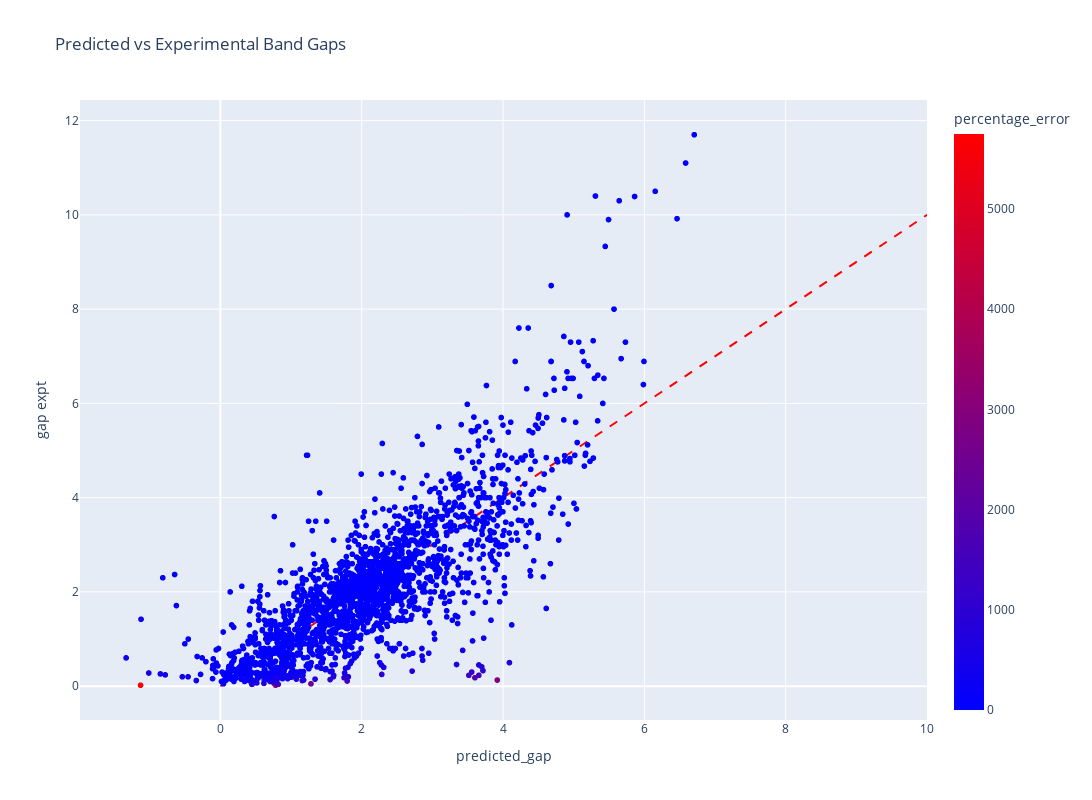

Notebook code for this chart:
### Code cell
import plotly.express as px
import plotly.graph_objects as go 

reference_line = go.Scatter(
    x=[0, 10],
    y=[0,10] ,
    line=dict(color='red', dash='dash'),
    mode="lines",
    showlegend=False
)

fig = px.scatter(df,
    x="predicted_gap",
    y="gap expt",
    hover_name="composition",
    color="percentage_error",
    title="Predicted vs Experimental Band Gaps",
    color_continuous_scale=px.colors.sequential.Bluered,
    width=1200,
    height=800,
)

fig.add_trace(reference_line)
fig.show()

### Figure 1 — Plotly figure (JSON) as saved in the notebook; plotly's stock layout.template omitted (floating-point values rounded to 4 significant figures; data arrays with more than 128 entries replaced by an {"elided": "..."} marker saying what was removed)
{"data": [{"hovertemplate": "<b>%{hovertext}</b><br><br>predicted_gap=%{x}<br>gap expt=%{y}<br>percentage_error=%{marker.color}<extra></extra>", "hovertext": {"elided": "2154 str values"}, "legendgroup": "", "marker": {"color": {"elided": "2154 float values"}, "coloraxis": "coloraxis", "symbol": "circle"}, "mode": "markers", "name": "", "showlegend": false, "type": "scattergl", "x": {"elided": "2154 float values"}, "xaxis": "x", "y": {"elided": "2154 float values"}, "yaxis": "y"}, {"line": {"color": "red", "dash": "dash"}, "mode": "lines", "showlegend": false, "type": "scatter", "x": [0, 10], "y": [0, 10]}], "layout": {"coloraxis": {"colorbar": {"title": {"text": "percentage_error"}}, "colorscale": [[0, "rgb(0,0,255)"], [1, "rgb(255,0,0)"]]}, "height": 800, "legend": {"tracegroupgap": 0}, "title": {"text": "Predicted vs Experimental Band Gaps"}, "width": 1200, "xaxis": {"anchor": "y", "domain": [0, 1], "title": {"text": "predicted_gap"}}, "yaxis": {"anchor": "x", "domain": [0, 1], "title": {"text": "gap expt"}}}}
